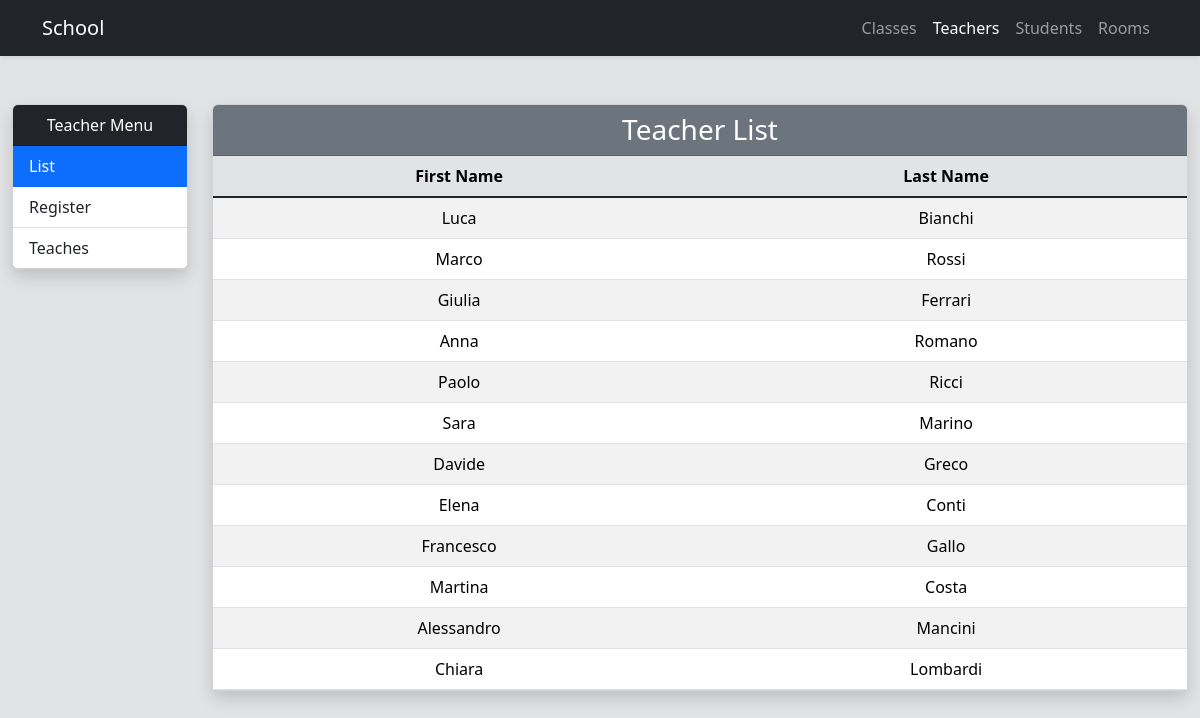
Page /index.php?action=showAllTeachers on the committed database.
### tables this page shows
CREATE TABLE teachers (
  id BIGINT UNSIGNED AUTO_INCREMENT PRIMARY KEY,
  first_name VARCHAR(45) NOT NULL,
  last_name VARCHAR(45) NOT NULL,
  registered_at TIMESTAMP DEFAULT CURRENT_TIMESTAMP,
  updated_at TIMESTAMP DEFAULT CURRENT_TIMESTAMP ON UPDATE CURRENT_TIMESTAMP
);

### controller/AbstractBase.php (called while the page is built, shortened)
<?php
    abstract class AbstractBase {
        protected $template = '';
        public function run($action) {
            $methodName = $action . 'Action';
            if (method_exists($this, $methodName)) {
                $this->$methodName();
            } else {
                $this->render404();
            }
            $this->render();
        }
        protected function setTemplate($template, $controller = null) {
            if (empty($controller)) {
                $controller = get_class($this);
            }
            $this->template = "view/$controller/$template.tpl.php";
        }
        protected function getTemplate() {
            return $this->template;
        }
        protected function render() {
            require_once $this->getTemplate();
        }
    }
?>

### model/entities/DatabaseConnect.php (called while the page is built, shortened)
<?php
    class DatabaseConnect {
        private static $database = null;
        public static function getDatabase() {
            if (self::$database === null) {
                try {
                    self::$database = new PDO(
                        'mysql:host=localhost;port=8889;dbname=school_administration',
                        'root',
                        'root'
                    );
                    self::$database->setAttribute(PDO::ATTR_ERRMODE, PDO::ERRMODE_EXCEPTION);
                } catch (PDOException $error) {
                    echo $error->getMessage();
                }
            }
            return self::$database;
        }
    }
?>

### model/function.inc.php (called while the page is built, shortened)
<?php
    function autoloadControllers($controllerName) {
        $controllerFile = 'controller/' . $controllerName . '.php';
    }
    function autoloadEntities($entityName) {
        $entityFile = 'model/entities/' . $entityName . '.php';
    }
?>

### model/traits/ActiveRecordable.php (called while the page is built, shortened)
<?php
    trait ActiveRecordable {
        protected static function investigateTable() {
            $table = strtolower(static::class);
            return $table;
        }
    }
?>

### model/traits/Findable.php (called while the page is built, shortened)
<?php
    trait Findable {
        public static function fetchAllFromDatabase() {
            $sql = vsprintf(
                'SELECT * FROM %s',
                [self::investigateTable()]
            );
            $query = DatabaseConnect::getDatabase()->query($sql);
            $query->setFetchMode(PDO::FETCH_CLASS, static::class);
            return $query->fetchAll();
        }
    }
?>

### controller/IndexController.php (called while the page is built, shortened)
<?php
    class IndexController extends AbstractBase {
        public function showAllTeachersAction() {
            $this->addContext("teacher_list", Teachers::fetchAllFromDatabase());
        }
    }
?>

### model/entities/Teachers.php (called while the page is built, shortened)
<?php
    class Teachers {
        private String $first_name = "";
        private String $last_name = "";
        public function getFirst_name() {
            return $this->first_name;
        }
        public function getLast_name() {
            return $this->last_name;
        }
    }
?>

### view/IndexController/showAllTeachersAction.tpl.php (the view, shortened to what this page needs)
<!DOCTYPE html>
<html lang="en">
<head>
    <link href="https://cdn.jsdelivr.net/npm/bootstrap@5.3.2/dist/css/bootstrap.min.css" rel="stylesheet">
</head>
<body class="bg-secondary-subtle">
    <nav class="navbar navbar-expand-lg navbar-dark bg-dark shadow-sm">
        <div class="container">
            <a class="navbar-brand">School</a>
            <div class="navbar-nav ms-auto">
                <a class="nav-link" href="index.php?action=showAllClasses">Classes</a>
                <a class="nav-link active" href="#">Teachers</a>
                <a class="nav-link" href="index.php?action=showAllStudents">Students</a>
                <a class="nav-link" href="index.php?action=showAllRooms">Rooms</a>
            </div>
        </div>
    </nav>
    <div class="container-fluid py-5">
        <div class="row">
            <div class="col-md-3 col-lg-2 mb-4">
                <div class="card shadow">
                    <div class="card-header bg-dark text-white text-center">
                        Teacher Menu
                    </div>
                    <div class="list-group list-group-flush">
                        <a href="#"
                            class="list-group-item list-group-item-action active">
                            List
                        </a>
                        <a href="index.php?action=registerNewTeacher"
                            class="list-group-item list-group-item-action">
                            Register
                        </a>
                        <a href="index.php?action=showAllTeaches"
                            class="list-group-item list-group-item-action">
                            Teaches
                        </a>
                    </div>
                </div>
            </div>
            <div class="col-md-9 col-lg-10">
                <div class="card shadow">
                    <div class="card-header bg-secondary text-white text-center">
                        <h3 class="mb-0">Teacher List</h3>
                    </div>
                    <div class="card-body p-0">
                        <table class="table table-striped table-hover mb-0 text-center">
                            <thead class="table-secondary">
                                <tr>
                                    <th>First Name</th>
                                    <th>Last Name</th>
                                </tr>
                            </thead>
                            <tbody class="table-group-divider">
                                <?php foreach ($teacher_list as $teacher) { ?>
                                    <tr>
                                        <td><?= $teacher->getFirst_name(); ?></td>
                                        <td><?= $teacher->getLast_name(); ?></td>
                                    </tr>
                                <?php } ?>
                            </tbody>
                        </table>
                    </div>
                </div>
            </div>
        </div>
    </div>
</body>
</html>

### rows in the picture
teachers: first_name "Luca", last_name "Bianchi"
teachers: first_name "Marco", last_name "Rossi"
teachers: first_name "Giulia", last_name "Ferrari"
teachers: first_name "Anna", last_name "Romano"
teachers: first_name "Paolo", last_name "Ricci"
teachers: first_name "Sara", last_name "Marino"
teachers: first_name "Davide", last_name "Greco"
teachers: first_name "Elena", last_name "Conti"
teachers: first_name "Francesco", last_name "Gallo"
teachers: first_name "Martina", last_name "Costa"
teachers: first_name "Alessandro", last_name "Mancini"
teachers: first_name "Chiara", last_name "Lombardi"
